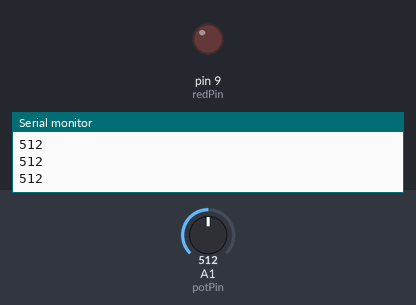
The sketch below on a simulated Arduino Uno, built with avr-gcc and run on an emulated ATmega328P. On the bench: output pins drawn as LEDs (lit = HIGH), the last lines printed to the serial monitor. The test bench sets the inputs (shaded band); at power-on: A1 (potPin) = 512.

Above: at 1.2 s.
1.3 s: A1 (potPin) set to 993
2.8 s: A1 (potPin) set to 1017
At 3.2 s:
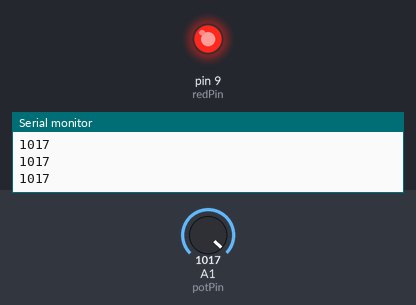
4.4 s: A1 (potPin) set to 990
At 5.7 s:
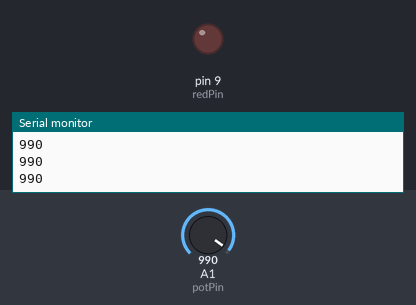
6.0 s: A1 (potPin) set to 1010
At 7.2 s:
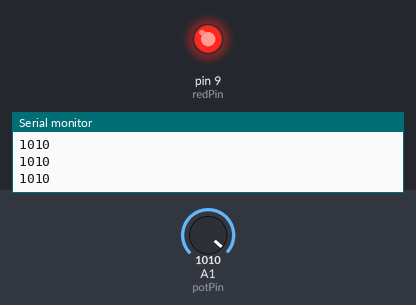
Timing chart, 0 to 8.6 s (numbered marks = the images above; inputs shaded):
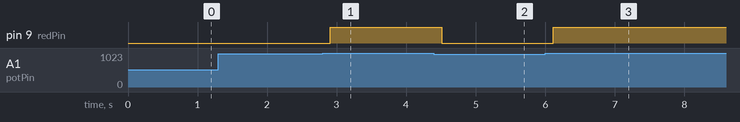

Measured:
- the behaviour switches between 1000 and 1001 on A1 (potPin) (found by bisection; images 0 and 1)
- after the input at 2.8 s, pin 9 (redPin): LOW → HIGH after 0.11 s
- after the input at 4.4 s, pin 9 (redPin): HIGH → LOW after 0.11 s
- after the input at 6.0 s, pin 9 (redPin): LOW → HIGH after 0.12 s

The sketch:

sketch_whileLoop_1.ino
```cpp
int potVal;
int potPin=A1;
int t=100;
int redPin=9;

void setup() {
  // put your setup code here, to run once:
  Serial.begin(9600);
  pinMode(potPin,INPUT);
  pinMode(redPin,OUTPUT);
}

void loop() {
  // put your main code here, to run repeatedly:
  potVal=analogRead(potPin);
  Serial.println(potVal);
  delay(t);

  while (potVal>1000) {
    digitalWrite(redPin,HIGH);
    potVal=analogRead(potPin);
    Serial.println(potVal);
    delay(t);
  }
  digitalWrite(redPin,LOW);

}
```
